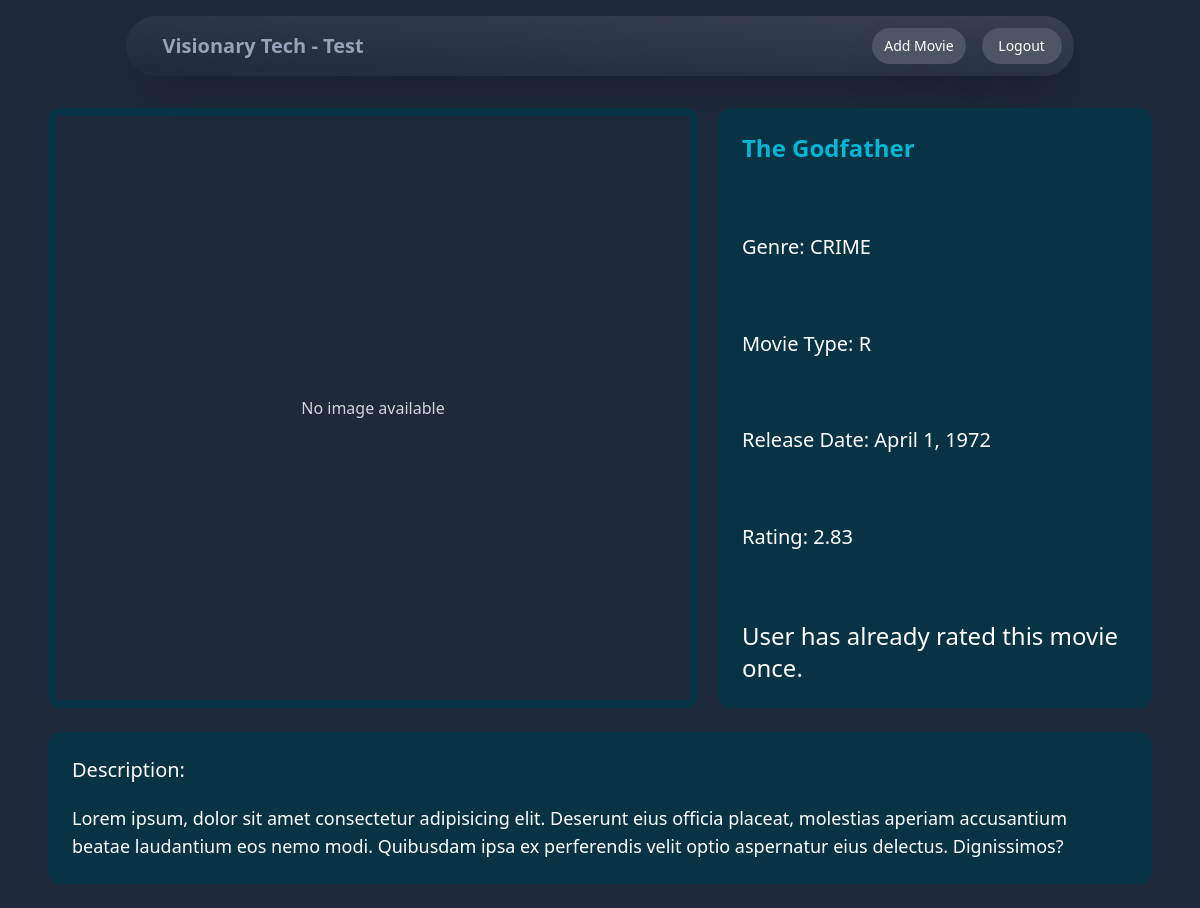
Screenshot of /movies/bd2333dd-f66e-4986-bc0a-9d10fbfd28c9/ (signed in) with the database file from the repository.
### movies/models.py (models this page shows, shortened)
class Movie(models.Model):
    id = models.UUIDField(default=uuid.uuid4, primary_key=True, unique=True, editable=False)
    name = models.CharField(max_length=255)
    genre = models.CharField(max_length=10, choices=GenreType.choices)
    rating = models.CharField(max_length=10, choices=RatingType.choices)
    release_date = models.DateField()
    description = models.TextField(blank=True, null=True)
    created_by = models.ForeignKey(User, related_name='movies', blank=True, null=True, on_delete=models.CASCADE)
    created_at = models.DateTimeField(auto_now_add=True)
    def average_rating(self):
        ratings = self.ratings.all()
        if not ratings:
            return None
        total = sum(rating.rating for rating in ratings)
        count = ratings.count()
        return round(total/count, 2)

class Rating(models.Model):
    id = models.UUIDField(default=uuid.uuid4, primary_key=True, unique=True, editable=False)
    user_id = models.ForeignKey(User, related_name='ratings', blank=True, null=True, on_delete=models.SET_NULL)
    movie_id = models.ForeignKey(Movie, related_name='ratings', blank=True, null=True, on_delete=models.CASCADE)
    rating = models.FloatField(validators=[MinValueValidator(0), MaxValueValidator(5)])

### movies/views.py (the view)
# urls.py: path('<str:id>/', views.detail, name='detail'),
def detail(request, id):
    movie = get_object_or_404(Movie, pk=id)
    if request.user.is_authenticated:
        is_rated = movie.ratings.filter(user_id=request.user).exists()
    else:
        is_rated = False
    if request.method == 'POST':
        form = RatingForm(request.POST)
        if form.is_valid():
            rating = form.save(commit=False)
            rating.user_id = request.user
            rating.movie_id = movie
            rating.save()
            messages.success(request, 'Rating is added.')
            return redirect('movies:detail', movie.id)
        else:
            messages.error(request, 'Rating failed.')
    else:
        form = RatingForm()
    return render(request, 'movies/detail.html', {
        'title': movie.name,
        'movie': movie,
        'form': form,
        'is_rated': is_rated or None
    })

### movies/templates/movies/detail.html (shortened to what this page needs)
{% extends 'base.html' %}
{% block content %}
    <div class="flex flex-col md:flex-row gap-5 justify-evenly">
        {% if movie.image %}
        <div class="w-full h-[600px] md:w-3/5 rounded-xl overflow-hidden border-8 border-cyan-950">
            <img src="{{ movie.image.url }}" class="w-full h-full object-cover">
        </div>
        {% else %}
        <div class="w-full h-[600px] md:w-3/5 rounded-xl overflow-hidden border-8 border-cyan-950">
            <h1 class="w-full h-full flex justify-center items-center text-gray-300">No image available</h1>
        </div>
        {% endif %}
        <div class="w-full md:w-2/5 flex flex-col justify-between p-6 bg-cyan-950 rounded-xl space-y-3">
            <h2 class="text-2xl font-semibold text-cyan-500">{{ movie.name }}</h2>
            <p class="text-xl">Genre: {{ movie.genre|upper }}</p>
            <p class="text-xl">Movie Type: {{ movie.rating|upper }}</p>
            <p class="text-xl">Release Date: {{ movie.release_date }}</p>
            <p class="text-xl">Rating: {{ movie.average_rating }}</p>
        {% if request.user.is_authenticated %}
        {% if movie.created_by == request.user %}
            <a href="{% url 'movies:edit' movie.id %}" class="w-max mt-6 px-6 py-1 text-lg font-semibold bg-teal-500 text-white rounded-xl hover:bg-teal-700 transition duration-300 ease-in-out">Edit</a>
            <a href="{% url 'movies:delete' movie.id %}" class="w-max mt-6 px-6 py-1 text-lg font-semibold bg-red-500 text-white rounded-xl hover:bg-red-700 transition duration-300 ease-in-out">Delete</a>
        {% else %}
            {% if is_rated %}
            <p class="text-2xl">User has already rated this movie once.</p>
            {% endif %}
        {% endif %}
        {% else %}
            <h1 class="mt-5 text-xl font-bold text-cyan-500">Please log in to edit, delete and rate movies!!</h1>
        {% endif %}
        </div>
    </div>
    <div class="mt-6 p-6 bg-cyan-950 rounded-xl">
        <h1 class="mb-5 text-xl">Description:</h1>
        {% if movie.description %}
        <p class="text-lg">{{ movie.description }}</p>
        {% else %}
        <p class="text-lg">Lorem ipsum, dolor sit amet consectetur adipisicing elit. Deserunt eius officia placeat, molestias aperiam accusantium beatae laudantium eos nemo modi. Quibusdam ipsa ex perferendis velit optio aspernatur eius delectus. Dignissimos?</p>
        {% endif %}
    </div>
{% endblock %}

### rows the page displays
Movie: name "The Godfather", genre "CRIME", rating "R", release_date "April 1, 1972", average_rating "2.83"
